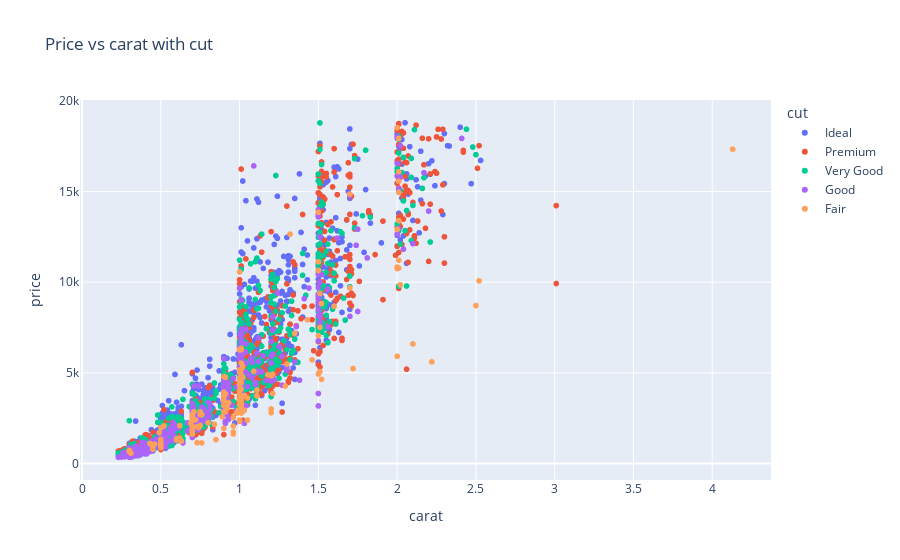

Notebook source saved alongside this figure:
### Code cell
scatter_diamods_by(diamonds, 'cut')

### Figure 1 — Plotly figure (JSON) as saved in the notebook; plotly's stock layout.template omitted (floating-point values rounded to 4 significant figures; data arrays with more than 128 entries replaced by an {"elided": "..."} marker saying what was removed)
{"data": [{"hovertemplate": "cut=Ideal<br>carat=%{x}<br>price=%{y}<extra></extra>", "legendgroup": "Ideal", "marker": {"color": "#636efa", "symbol": "circle"}, "mode": "markers", "name": "Ideal", "showlegend": true, "type": "scattergl", "x": {"elided": "1987 float values"}, "xaxis": "x", "y": {"elided": "1987 int values"}, "yaxis": "y"}, {"hovertemplate": "cut=Premium<br>carat=%{x}<br>price=%{y}<extra></extra>", "legendgroup": "Premium", "marker": {"color": "#EF553B", "symbol": "circle"}, "mode": "markers", "name": "Premium", "showlegend": true, "type": "scattergl", "x": {"elided": "1291 float values"}, "xaxis": "x", "y": {"elided": "1291 int values"}, "yaxis": "y"}, {"hovertemplate": "cut=Very Good<br>carat=%{x}<br>price=%{y}<extra></extra>", "legendgroup": "Very Good", "marker": {"color": "#00cc96", "symbol": "circle"}, "mode": "markers", "name": "Very Good", "showlegend": true, "type": "scattergl", "x": {"elided": "1097 float values"}, "xaxis": "x", "y": {"elided": "1097 int values"}, "yaxis": "y"}, {"hovertemplate": "cut=Good<br>carat=%{x}<br>price=%{y}<extra></extra>", "legendgroup": "Good", "marker": {"color": "#ab63fa", "symbol": "circle"}, "mode": "markers", "name": "Good", "showlegend": true, "type": "scattergl", "x": {"elided": "456 float values"}, "xaxis": "x", "y": {"elided": "456 int values"}, "yaxis": "y"}, {"hovertemplate": "cut=Fair<br>carat=%{x}<br>price=%{y}<extra></extra>", "legendgroup": "Fair", "marker": {"color": "#FFA15A", "symbol": "circle"}, "mode": "markers", "name": "Fair", "showlegend": true, "type": "scattergl", "x": {"elided": "158 float values"}, "xaxis": "x", "y": {"elided": "158 int values"}, "yaxis": "y"}], "layout": {"legend": {"title": {"text": "cut"}, "tracegroupgap": 0}, "title": {"text": "Price vs carat with cut"}, "xaxis": {"anchor": "y", "domain": [0, 1], "title": {"text": "carat"}}, "yaxis": {"anchor": "x", "domain": [0, 1], "title": {"text": "price"}}}}
